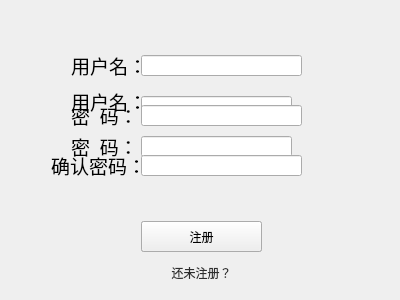
<?xml version="1.0" encoding="UTF-8"?>
<ui version="4.0">
 <class>Front</class>
 <widget class="QWidget" name="Front">
  <property name="windowModality">
   <enum>Qt::WindowModal</enum>
  </property>
  <property name="enabled">
   <bool>true</bool>
  </property>
  <property name="geometry">
   <rect>
    <x>0</x>
    <y>0</y>
    <width>400</width>
    <height>300</height>
   </rect>
  </property>
  <property name="windowTitle">
   <string>登录</string>
  </property>
  <property name="windowIcon">
   <iconset resource="image.qrc">
    <normaloff>:/image/login.png</normaloff>:/image/login.png</iconset>
  </property>
  <layout class="QVBoxLayout" name="verticalLayout" stretch="3,1">
   <item>
    <widget class="QWidget" name="widget" native="true">
     <property name="enabled">
      <bool>true</bool>
     </property>
     <widget class="QWidget" name="login_w" native="true">
      <property name="enabled">
       <bool>true</bool>
      </property>
      <property name="geometry">
       <rect>
        <x>0</x>
        <y>0</y>
        <width>381</width>
        <height>211</height>
       </rect>
      </property>
      <widget class="QLineEdit" name="userEdit">
       <property name="geometry">
        <rect>
         <x>130</x>
         <y>85</y>
         <width>151</width>
         <height>21</height>
        </rect>
       </property>
      </widget>
      <widget class="QLabel" name="label">
       <property name="enabled">
        <bool>true</bool>
       </property>
       <property name="geometry">
        <rect>
         <x>60</x>
         <y>75</y>
         <width>71</width>
         <height>31</height>
        </rect>
       </property>
       <property name="font">
        <font>
         <family>宋体</family>
         <pointsize>14</pointsize>
        </font>
       </property>
       <property name="text">
        <string>用户名：</string>
       </property>
      </widget>
      <widget class="QLabel" name="label_2">
       <property name="geometry">
        <rect>
         <x>60</x>
         <y>120</y>
         <width>71</width>
         <height>31</height>
        </rect>
       </property>
       <property name="font">
        <font>
         <family>宋体</family>
         <pointsize>14</pointsize>
        </font>
       </property>
       <property name="text">
        <string>密  码：</string>
       </property>
      </widget>
      <widget class="QLineEdit" name="pwdEdit">
       <property name="geometry">
        <rect>
         <x>130</x>
         <y>125</y>
         <width>151</width>
         <height>21</height>
        </rect>
       </property>
      </widget>
     </widget>
     <widget class="QWidget" name="reg_w" native="true">
      <property name="enabled">
       <bool>true</bool>
      </property>
      <property name="geometry">
       <rect>
        <x>0</x>
        <y>-1</y>
        <width>381</width>
        <height>211</height>
       </rect>
      </property>
      <widget class="QLabel" name="label_3">
       <property name="geometry">
        <rect>
         <x>60</x>
         <y>40</y>
         <width>71</width>
         <height>31</height>
        </rect>
       </property>
       <property name="font">
        <font>
         <family>宋体</family>
         <pointsize>14</pointsize>
        </font>
       </property>
       <property name="text">
        <string>用户名：</string>
       </property>
      </widget>
      <widget class="QLineEdit" name="lineEdit">
       <property name="geometry">
        <rect>
         <x>130</x>
         <y>45</y>
         <width>161</width>
         <height>21</height>
        </rect>
       </property>
       <property name="styleSheet">
        <string notr="true"/>
       </property>
      </widget>
      <widget class="QLabel" name="label_4">
       <property name="geometry">
        <rect>
         <x>60</x>
         <y>90</y>
         <width>71</width>
         <height>31</height>
        </rect>
       </property>
       <property name="font">
        <font>
         <family>宋体</family>
         <pointsize>14</pointsize>
        </font>
       </property>
       <property name="text">
        <string>密  码：</string>
       </property>
      </widget>
      <widget class="QLineEdit" name="lineEdit_2">
       <property name="geometry">
        <rect>
         <x>130</x>
         <y>95</y>
         <width>161</width>
         <height>21</height>
        </rect>
       </property>
      </widget>
      <widget class="QLabel" name="label_5">
       <property name="geometry">
        <rect>
         <x>40</x>
         <y>140</y>
         <width>91</width>
         <height>31</height>
        </rect>
       </property>
       <property name="font">
        <font>
         <family>宋体</family>
         <pointsize>14</pointsize>
        </font>
       </property>
       <property name="text">
        <string>确认密码：</string>
       </property>
      </widget>
      <widget class="QLineEdit" name="lineEdit_3">
       <property name="geometry">
        <rect>
         <x>130</x>
         <y>145</y>
         <width>161</width>
         <height>21</height>
        </rect>
       </property>
      </widget>
     </widget>
    </widget>
   </item>
   <item>
    <widget class="QWidget" name="widget_2" native="true">
     <widget class="QPushButton" name="loginBtn">
      <property name="geometry">
       <rect>
        <x>130</x>
        <y>0</y>
        <width>121</width>
        <height>31</height>
       </rect>
      </property>
      <property name="text">
       <string>登录</string>
      </property>
     </widget>
     <widget class="QPushButton" name="exitBtn">
      <property name="geometry">
       <rect>
        <x>360</x>
        <y>40</y>
        <width>21</width>
        <height>21</height>
       </rect>
      </property>
      <property name="layoutDirection">
       <enum>Qt::LeftToRight</enum>
      </property>
      <property name="autoFillBackground">
       <bool>false</bool>
      </property>
      <property name="styleSheet">
       <string notr="true">border:none;</string>
      </property>
      <property name="text">
       <string/>
      </property>
      <property name="icon">
       <iconset resource="image.qrc">
        <normaloff>:/image/exit.png</normaloff>:/image/exit.png</iconset>
      </property>
     </widget>
     <widget class="QPushButton" name="switchBtn">
      <property name="geometry">
       <rect>
        <x>130</x>
        <y>40</y>
        <width>121</width>
        <height>23</height>
       </rect>
      </property>
      <property name="styleSheet">
       <string notr="true">border:none;
background:none;
color: rgb(45, 45, 45);</string>
      </property>
      <property name="text">
       <string>还未注册？</string>
      </property>
     </widget>
     <widget class="QPushButton" name="regBtn">
      <property name="geometry">
       <rect>
        <x>130</x>
        <y>0</y>
        <width>121</width>
        <height>31</height>
       </rect>
      </property>
      <property name="text">
       <string>注册</string>
      </property>
     </widget>
    </widget>
   </item>
  </layout>
 </widget>
 <resources>
  <include location="image.qrc"/>
 </resources>
 <connections/>
</ui>
